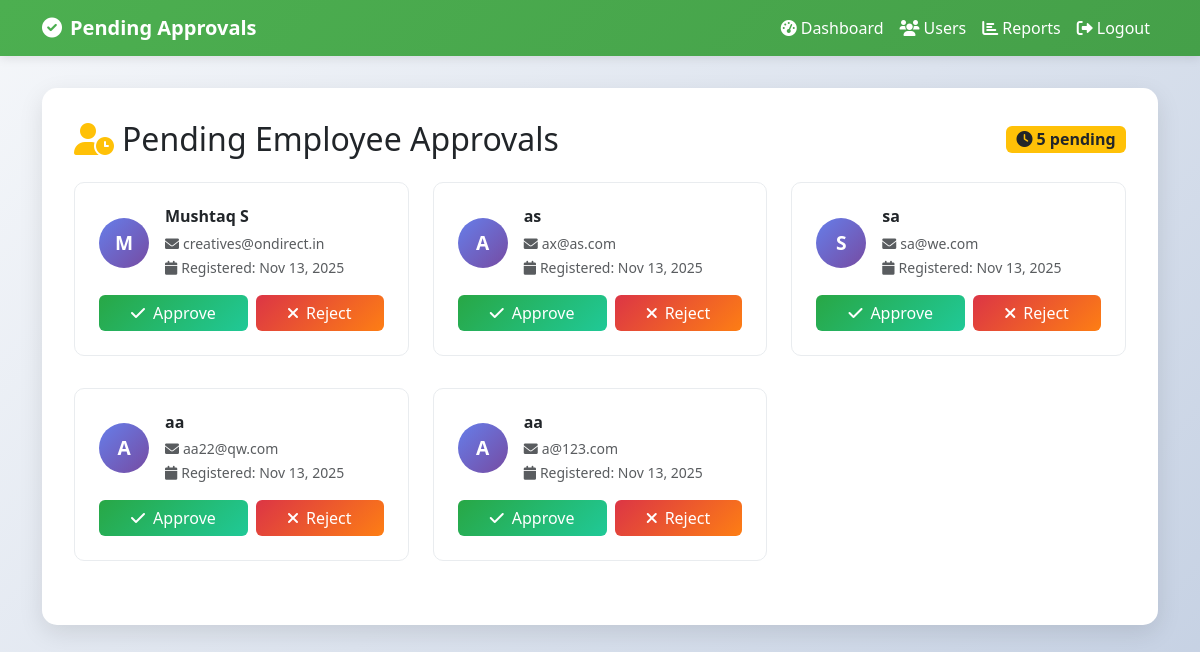
Page /admin/approvals.php (signed in) on the committed database.
### tables this page shows
CREATE TABLE users (
id INT AUTO_INCREMENT PRIMARY KEY,
name VARCHAR(150) NOT NULL,
email VARCHAR(150) UNIQUE NOT NULL,
password VARCHAR(255) DEFAULT NULL,
phone VARCHAR(30) DEFAULT NULL,
role ENUM('employee','admin') DEFAULT 'employee',
approved TINYINT(1) DEFAULT 0,
status ENUM('pending','approved','rejected','active') DEFAULT 'pending',
twofa_secret VARCHAR(255) DEFAULT NULL,
face_descriptor MEDIUMTEXT DEFAULT NULL,
created_at TIMESTAMP DEFAULT CURRENT_TIMESTAMP
);

### admin/approvals.php (the view, shortened to what this page needs)
<?php
$pdo = db();
$stmt = $pdo->query('SELECT * FROM users WHERE approved = 0 AND role = "employee" ORDER BY created_at DESC');
$pending = $stmt->fetchAll();
?>
<!DOCTYPE html>
<html lang="en">
<head>
    <link href="https://cdn.jsdelivr.net/npm/bootstrap@5.3.0/dist/css/bootstrap.min.css" rel="stylesheet">
    <link href="https://cdnjs.cloudflare.com/ajax/libs/font-awesome/6.0.0/css/all.min.css" rel="stylesheet">
</head>
<body>
    <nav class="navbar navbar-expand-lg navbar-custom">
        <div class="container">
            <a class="navbar-brand text-white fw-bold" href="index.php">
                <i class="fas fa-check-circle me-2"></i>Pending Approvals
            </a>
            <div class="collapse navbar-collapse" id="navbarNav">
                <ul class="navbar-nav ms-auto">
                    <li class="nav-item">
                        <a class="nav-link text-white" href="index.php">
                            <i class="fas fa-tachometer-alt me-1"></i>Dashboard
                        </a>
                    </li>
                    <li class="nav-item">
                        <a class="nav-link text-white" href="users.php">
                            <i class="fas fa-users me-1"></i>Users
                        </a>
                    </li>
                    <li class="nav-item">
                        <a class="nav-link text-white" href="reports.php">
                            <i class="fas fa-chart-bar me-1"></i>Reports
                        </a>
                    </li>
                    <li class="nav-item">
                        <a class="nav-link text-white" href="logout.php">
                            <i class="fas fa-sign-out-alt me-1"></i>Logout
                        </a>
                    </li>
                </ul>
            </div>
        </div>
    </nav>
    <div class="container">
        <div class="main-content">
            <div class="d-flex justify-content-between align-items-center mb-4">
                <h2 class="mb-0">
                    <i class="fas fa-user-clock me-2 text-warning"></i>Pending Employee Approvals
                </h2>
                <span class="badge bg-warning text-dark fs-6">
                    <i class="fas fa-clock me-1"></i><?= count($pending) ?> pending
                </span>
            </div>
            <?php if (empty($pending)): ?>
                <div class="empty-state">
                    <i class="fas fa-check-circle text-success"></i>
                    <h4>No Pending Approvals</h4>
                    <p>All employee registrations have been reviewed.</p>
                    <a href="users.php" class="btn btn-primary">
                        <i class="fas fa-users me-2"></i>View All Users
                    </a>
                </div>
            <?php else: ?>
                <div class="row">
                    <?php foreach($pending as $p): ?>
                        <div class="col-lg-6 col-xl-4 mb-3">
                            <div class="approval-card">
                                <div class="d-flex align-items-center mb-3">
                                    <div class="user-avatar me-3">
                                        <?= strtoupper(substr($p['name'], 0, 1)) ?>
                                    </div>
                                    <div class="flex-grow-1">
                                        <h6 class="mb-1 fw-bold"><?= htmlspecialchars($p['name']) ?></h6>
                                        <small class="text-muted">
                                            <i class="fas fa-envelope me-1"></i><?= htmlspecialchars($p['email']) ?>
                                        </small>
                                        <br>
                                        <small class="text-muted">
                                            <i class="fas fa-calendar me-1"></i>Registered: <?= date('M j, Y', strtotime($p['created_at'])) ?>
                                        </small>
                                    </div>
                                </div>
                                <div class="d-flex gap-2">
                                    <form method="post" action="../public/api/admin_actions.php?action=approve_user" class="approval-form flex-fill">
                                        <button type="submit" class="btn btn-approve w-100">
                                            <i class="fas fa-check me-2"></i>Approve
                                        </button>
                                    </form>
                                    <form method="post" action="../public/api/admin_actions.php?action=reject_user" class="approval-form flex-fill">
                                        <button type="submit" class="btn btn-reject w-100">
                                            <i class="fas fa-times me-2"></i>Reject
                                        </button>
                                    </form>
                                </div>
                            </div>
                        </div>
                    <?php endforeach; ?>
                </div>
            <?php endif; ?>
        </div>
    </div>
</body>
</html>

### admin/approvals.php (style rules this page uses)
body { background: linear-gradient(135deg, #f5f7fa 0%, #c3cfe2 100%); min-height: 100vh; }
.navbar-custom { background: linear-gradient(135deg, #4CAF50 0%, #45a049 100%); box-shadow: 0 2px 10px rgba(0,0,0,0.1); }
.main-content { background: white; border-radius: 15px; box-shadow: 0 8px 25px rgba(0,0,0,0.1); padding: 2rem; margin: 2rem 0; }
.approval-card { border: 1px solid #e9ecef; border-radius: 10px; padding: 1.5rem; margin-bottom: 1rem; transition: all 0.3s ease; }
.user-avatar { width: 50px; height: 50px; border-radius: 50%; background: linear-gradient(135deg, #667eea 0%, #764ba2 100%); display: flex; align-items: center; justify-content: center; color: white; font-weight: bold; font-size: 1.2rem; }
.btn-approve { background: linear-gradient(135deg, #28a745 0%, #20c997 100%); border: none; color: white; transition: all 0.3s ease; }
.btn-reject { background: linear-gradient(135deg, #dc3545 0%, #fd7e14 100%); border: none; color: white; transition: all 0.3s ease; }

### rows in the picture
users: name "M", name "Mushtaq S", email "creatives@ondirect.in", created_at "Nov 13, 2025"
users: name "A", name "as", email "ax@as.com", created_at "Nov 13, 2025"
users: name "S", name "sa", email "sa@we.com", created_at "Nov 13, 2025"
users: name "A", name "aa", email "aa22@qw.com", created_at "Nov 13, 2025"
users: name "A", name "aa", email "a@123.com", created_at "Nov 13, 2025"

### other values in the picture
count($pending) "5"
